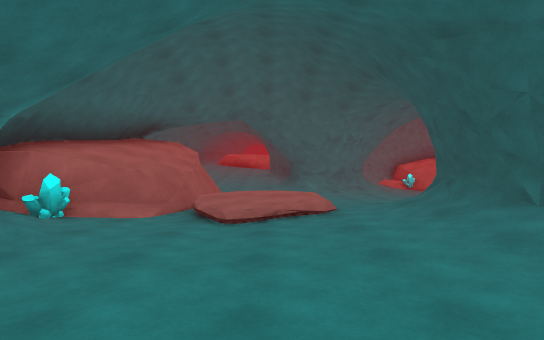
View 1 (above)

24 first-person views from a walk through a 3-D level made in the Unity game engine. The camera is 1.5 m above the floor, tilts 2° down and sees 80° across. The floor is counted in squares, 2 m on a side. Each view is taken from the middle of a square. On the plan, view 1 faces up. The plan holds only what a view shows up to about 11 squares ahead; the rest is blank. The place goes on beyond the plan. The player is left out.

View 2
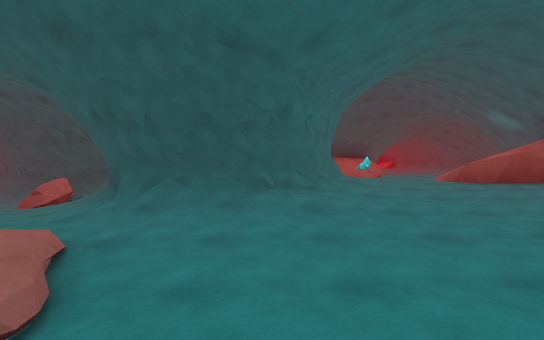

View 3
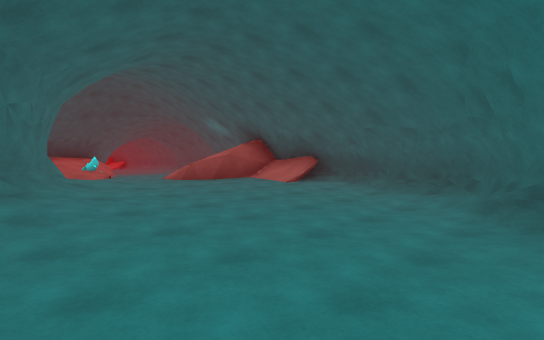

View 4
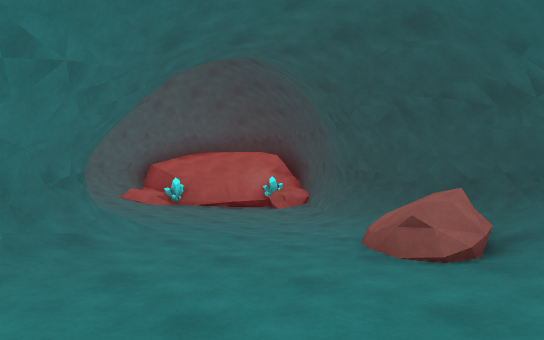

View 5
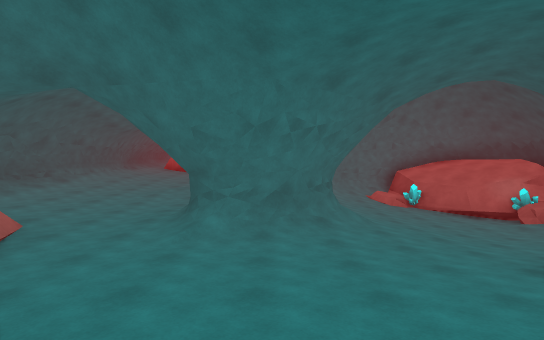

View 6
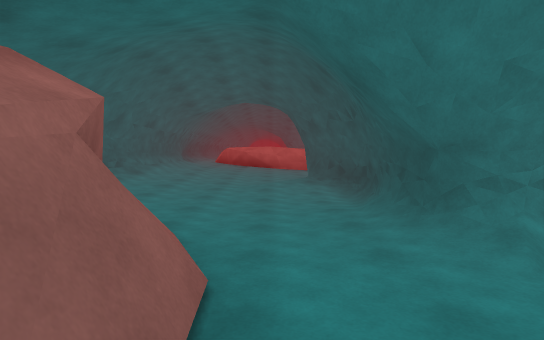

View 7
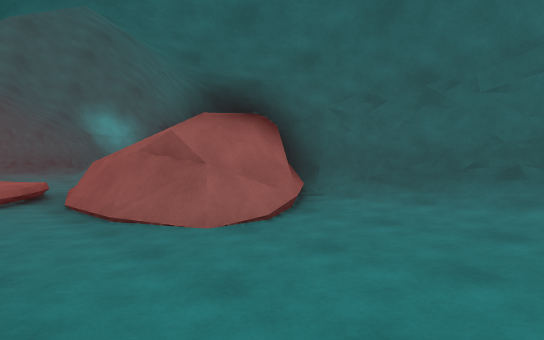

View 8
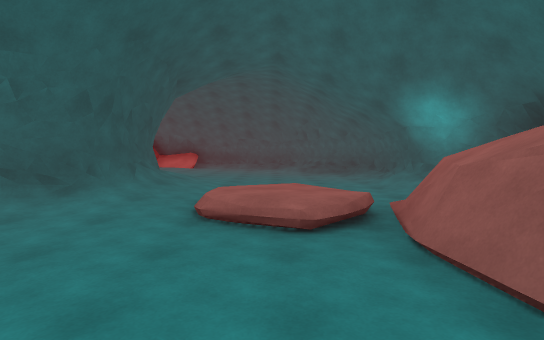

View 9
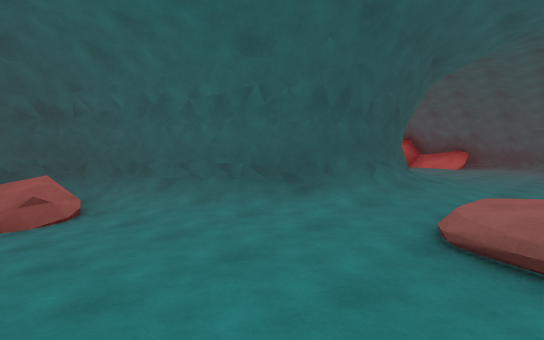

View 10
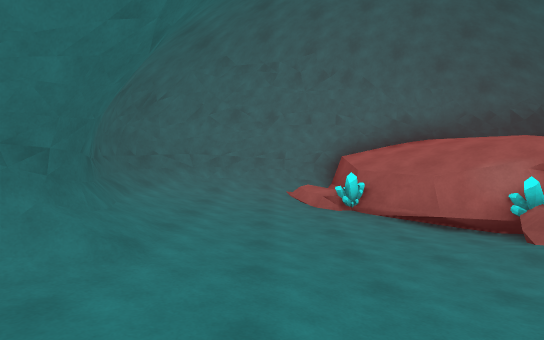

View 11
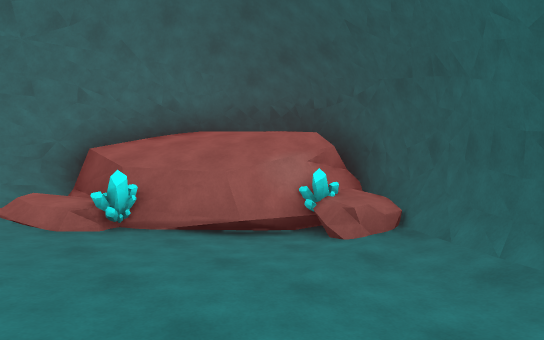

View 12
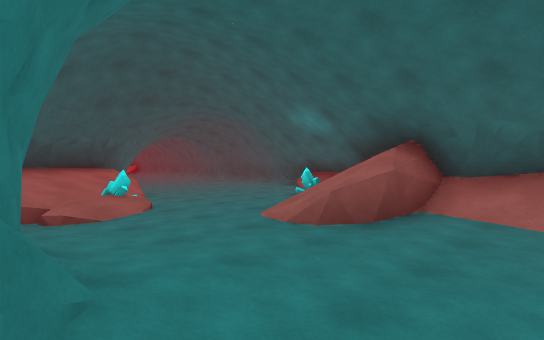

View 13
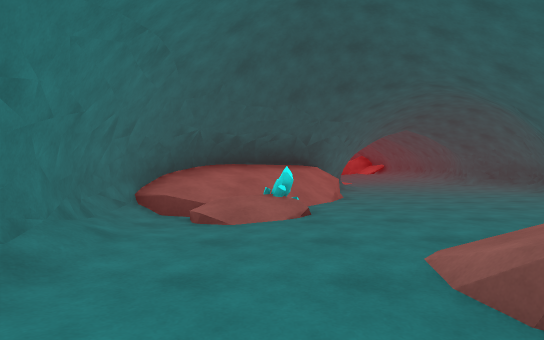

View 14
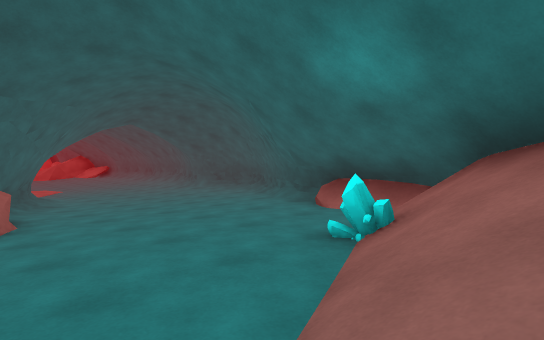

View 15
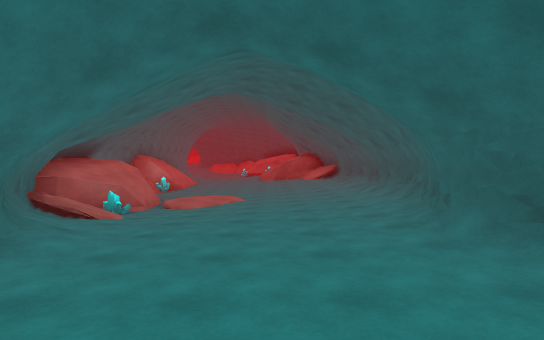

View 16
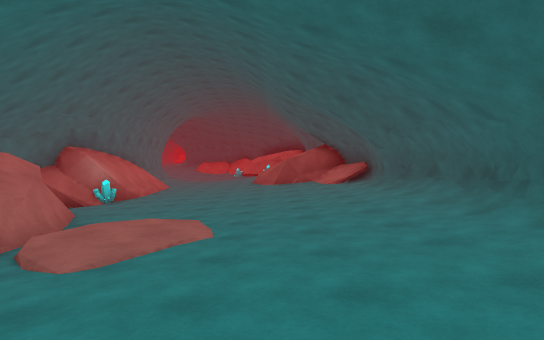

View 17
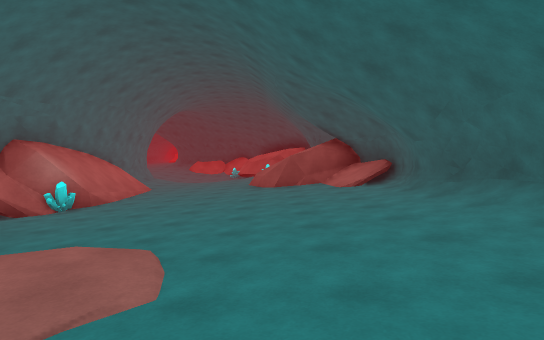

View 18
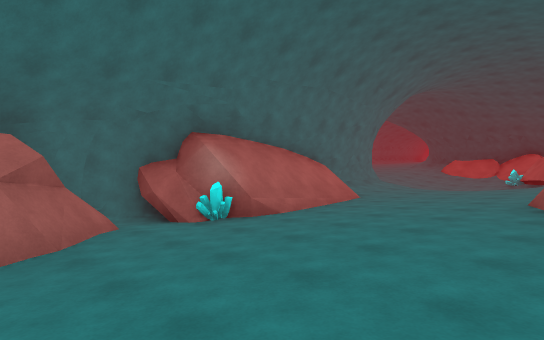

View 19
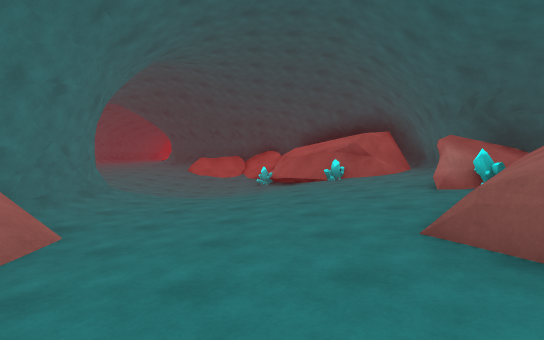

View 20
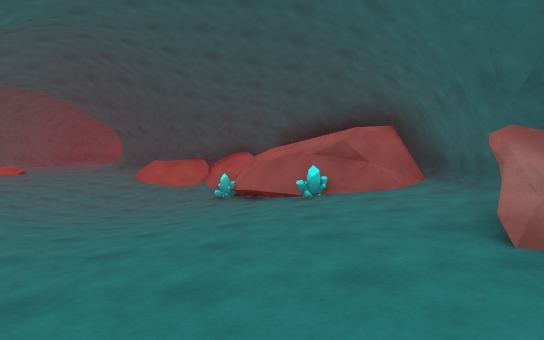

View 21
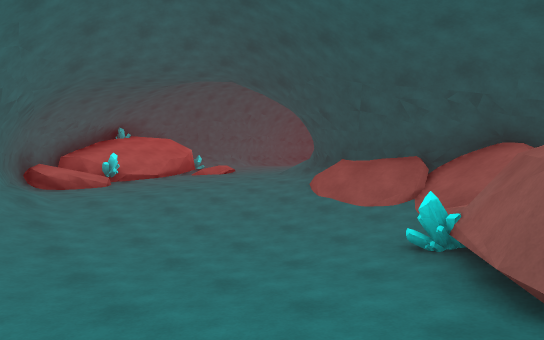

View 22
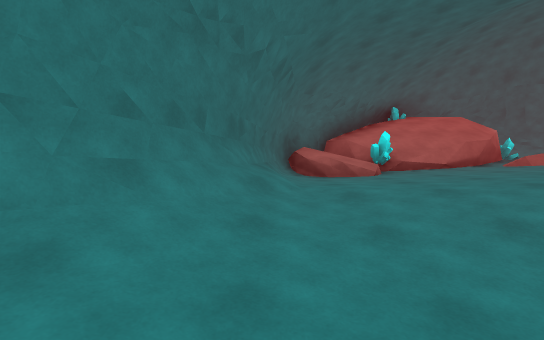

View 23
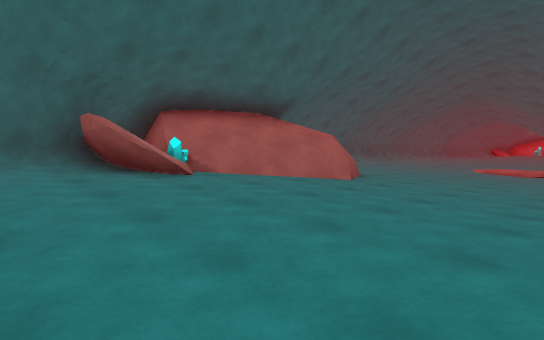

View 24
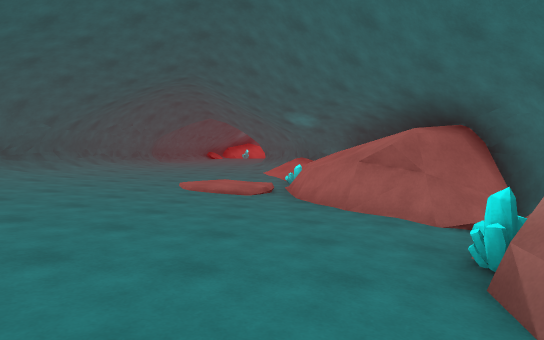

### Floor plan
Key: @ floor where view 1 was taken; # wall or solid block; . main floor; : floor 0.25 m higher than the main floor; - floor 0.25 m lower than the main floor; + floor 0.5 m higher than the main floor; _ floor 0.5 m lower than the main floor; * floor 0.75 m higher than the main floor; < floor 0.75 m lower than the main floor; % floor 1 m higher than the main floor; ( floor 1 m lower than the main floor; ! floor 1.25 m lower than the main floor; & floor 1.5 m higher than the main floor; $ floor 1.75 m higher than the main floor; / step, stairs or slope; = window, fence, low wall or low ledge; ^ raised ledge; O other object.
Columns run from 5 left of view 1 to 41 right of it. Each row starts with its distance up from view 1.
 17  #%*++  ####^^
 16  #*++# ##/_/O^
 15 ##+++###/-<(/###
 14 #*+:+:##/_<((!O#
 13 #*:::.###_<(((O#
 12 #+::..###/<(((##
 11 #+:...###-_((##
 10 #/#=..##.-_<_#                               ##
  9 ####.....--//#                             =##/
  8    #....../O##                            ##///
  7   ##./..../##                            ###//#
  6  ##=/*:++###                             #OO/..
  5  #O:/*//##                              ##_--..
  4  #/:::+/#                               #/_--..
  3  ##++++%##                              #/_--..
  2   #++++*/########           ####       ##/<_-..
  1   #++++**%%%%*O&#=          ##/#########/(((<-.
  0   ##+@+**%%%%*O/$#     #######(OO * =___((!!(//
 -1    #+++**%=/%***/##  #O# O###<<<<<<<<<<<(!!!(</
 -2    ##++**%=/%%**++####./-_//<<<<<______<((!!(//
 -3     =##*//#//%**+++:::..----____________<<((O=O
 -4       ##O###/O***++:::...--____----------_#####
 -5            ##%%**++:::.....------///.....O#
 -6             OO###++++:::.........////O#..##
 -7              O  ###+##++::::::..//# /=O####
 -8                   ##############O#######

Positions as (right, up) in squares from view 1, and headings:
1: (0, 0), facing up
2: (-2, 3), facing right
3: (-2, 3), facing down-right
4: (2, 7), facing up-right
5: (2, 5), facing up
6: (-1, 7), facing up
7: (0, 13), facing down-left
8: (0, 10), facing down
9: (0, 9), facing down-right
10: (5, 9), facing up
11: (5, 11), facing up-right
12: (3, 2), facing down-right
13: (4, 0), facing right
14: (6, -1), facing down-right
15: (12, -5), facing right
16: (17, -5), facing right
17: (19, -5), facing right
18: (23, -5), facing up-right
19: (27, -3), facing right
20: (30, -4), facing right
21: (35, -4), facing up-right
22: (36, -1), facing up
23: (35, -1), facing down-left
24: (29, -2), facing left
